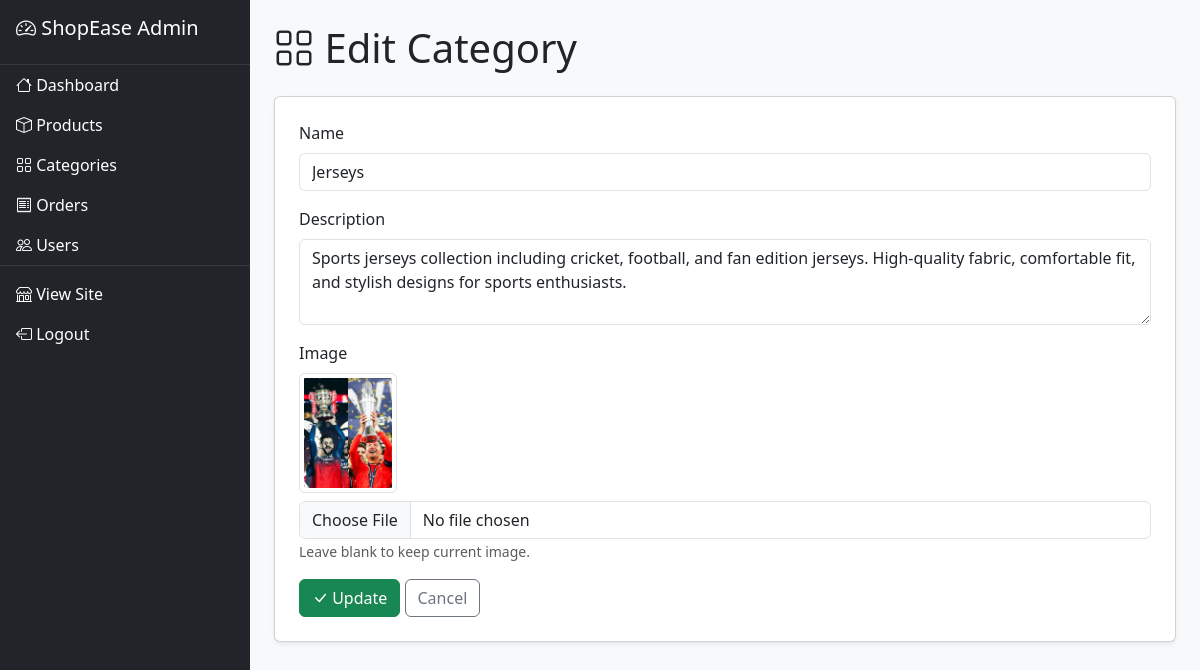
The app's page /dashboard/categories/update/2/ (signed in) with its own data.
### store/models.py (models this page shows, shortened)
class Category(models.Model):
    name = models.CharField(max_length=200)
    slug = models.SlugField(unique=True, blank=True)
    image = models.ImageField(upload_to='categories/', blank=True)
    description = models.TextField(blank=True)
    created_at = models.DateTimeField(auto_now_add=True)
    class Meta:
        verbose_name_plural = 'categories'
        ordering = ['name']

### store/views_admin.py (the view, shortened to what this page needs)
# urls.py: path('dashboard/categories/update/<int:category_id>/', views_admin.category_update, name='admin_category_update'),
@staff_member_required
def category_update(request, category_id):
    category = get_object_or_404(Category, id=category_id)
    return render(request, 'admin_dashboard/category_form.html', {'category': category})

### store/context_processors.py (called while the page is built)
def cart_count(request):
    count = 0
    if request.user.is_authenticated:
        cart = Cart.objects.filter(user=request.user).first()
    elif request.session.session_key:
        cart = Cart.objects.filter(session_key=request.session.session_key).first()
    else:
        cart = None
    if cart:
        count = sum(item.quantity for item in cart.items.all())
    return {'cart_count': count}

### templates/admin_dashboard/category_form.html (shortened to what this page needs)
{% extends 'admin_dashboard/base_admin.html' %}
{% block content %}
<h1 class="mb-4"><i class="bi bi-grid"></i> {% if category %}Edit{% else %}Add{% endif %} Category</h1>
<div class="card shadow-sm">
    <div class="card-body p-4">
        <form method="POST" enctype="multipart/form-data">
            <div class="mb-3">
                <label class="form-label">Name</label>
                <input type="text" name="name" class="form-control" value="{{ category.name|default:'' }}" required>
            </div>
            <div class="mb-3">
                <label class="form-label">Description</label>
                <textarea name="description" class="form-control" rows="3">{{ category.description|default:'' }}</textarea>
            </div>
            <div class="mb-3">
                <label class="form-label">Image</label>
                {% if category and category.image %}
                    <div class="mb-2">
                        <img src="{{ category.image.url }}" alt="{{ category.name }}" class="img-thumbnail" style="max-height: 120px;">
                    </div>
                {% endif %}
                <input type="file" name="image" class="form-control">
                {% if category and category.image %}
                    <small class="text-muted">Leave blank to keep current image.</small>
                {% endif %}
            </div>
            <button type="submit" class="btn btn-success"><i class="bi bi-check-lg"></i> {% if category %}Update{% else %}Create{% endif %}</button>
            <a href="{% url 'admin_category_list' %}" class="btn btn-outline-secondary">Cancel</a>
        </form>
    </div>
</div>
{% endblock %}

### static/css/style.css (style rules this page uses)
body { background-color: #f8f9fa; min-height: 100vh; display: flex; flex-direction: column; }

### records on screen
Category: name "Jerseys", description "Sports jerseys collection including cricket, football, and fan edition jerseys. High-quality fabric, comfortable fit, and stylish designs for sports enthusiasts.", image (picture)
